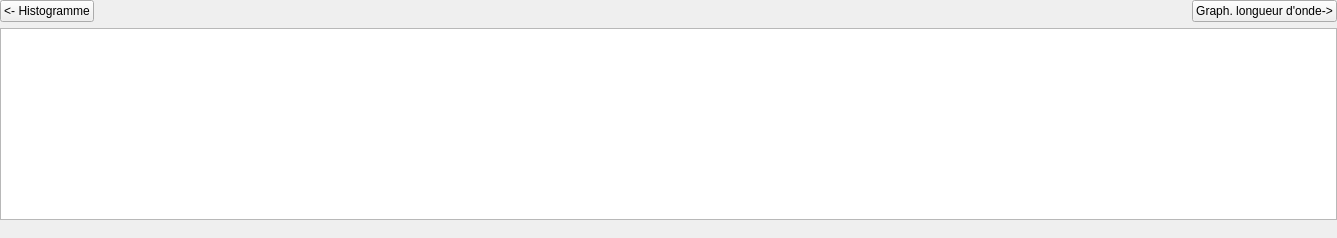
          <widget class="QWidget" name="page_moy_col">
           <layout class="QGridLayout" name="gridLayout_2">
            <property name="leftMargin">
             <number>0</number>
            </property>
            <property name="topMargin">
             <number>0</number>
            </property>
            <property name="rightMargin">
             <number>0</number>
            </property>
            <property name="bottomMargin">
             <number>18</number>
            </property>
            <item row="0" column="1">
             <spacer name="horizontalSpacer_3">
              <property name="orientation">
               <enum>Qt::Horizontal</enum>
              </property>
              <property name="sizeHint" stdset="0">
               <size>
                <width>1086</width>
                <height>20</height>
               </size>
              </property>
             </spacer>
            </item>
            <item row="0" column="2">
             <widget class="QPushButton" name="bouton_graph_moy">
              <property name="text">
               <string>Graph. longueur d'onde-&gt;</string>
              </property>
             </widget>
            </item>
            <item row="1" column="0" colspan="3">
             <widget class="PlotWidget" name="graphicsView_moyenne">
              <property name="sizePolicy">
               <sizepolicy hsizetype="Preferred" vsizetype="Preferred">
                <horstretch>0</horstretch>
                <verstretch>0</verstretch>
               </sizepolicy>
              </property>
              <property name="sizeIncrement">
               <size>
                <width>1</width>
                <height>1</height>
               </size>
              </property>
             </widget>
            </item>
            <item row="0" column="0">
             <widget class="QPushButton" name="bouton_graph_moyBack">
              <property name="text">
               <string>&lt;- Histogramme</string>
              </property>
             </widget>
            </item>
           </layout>
          </widget>
